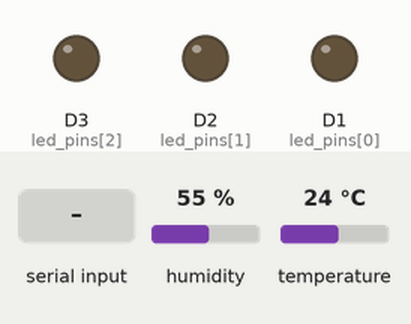
Recording of a sketch running on a simulated ESP8266 (NodeMCU). Shown: output pins drawn as LEDs (lit = HIGH). The test bench sets the inputs (shaded band); at power-on: temperature 24 °C, humidity 55 %. WiFi joins after 1.5 s; servers stay silent unless stated; no MQTT or app messages arrive unless stated; what the sketch prints to the serial monitor is not drawn.

Above: at 2.3 s.
2.4 s: "1\n" received over Serial
3.9 s: "0\n" received over Serial
5.4 s: "2\n" received over Serial
7.9 s: temperature set to 33 °C
At 9.7 s:
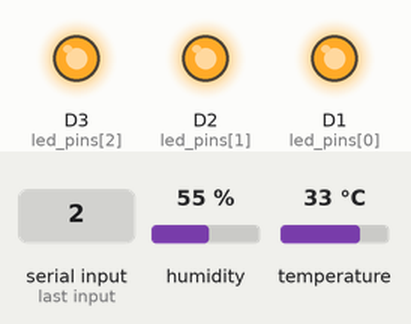
10.0 s: temperature set to 30 °C
At 11.2 s:
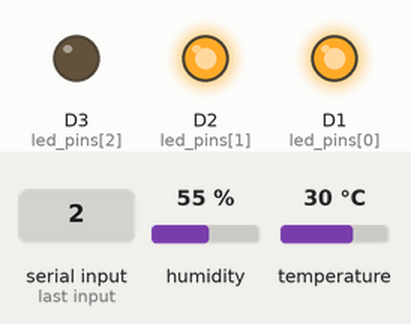
12.0 s: temperature set to 12 °C
At 13.7 s:
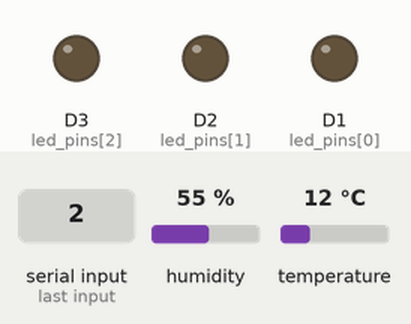
Timing chart, 0 to 15.0 s (numbered marks = the images above; inputs shaded):
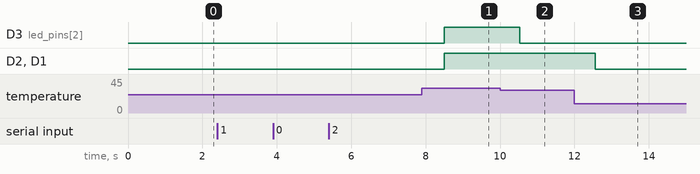

The sketch:

realtime_temp.ino
```cpp
#include <DHT.h>
#include <EEPROM.h>
#include <ESP8266WiFi.h>
#include <PubSubClient.h>
#include <Wire.h>
#include <stdlib.h>

#define dhtPin D7
#define DHTTYPE DHT11

DHT dht (dhtPin, DHTTYPE);

int led_pins[] = {D1, D2, D3};

float suhu() { return dht.readTemperature(); }
float kelembapan() { return dht.readHumidity(); }

const char* ssid = "Redmi Note 9";
const char* password = "Tasyacaca19";

const char* mqtt_server = "riset.revolusi-it.com";

WiFiClient espClient;
PubSubClient client(espClient);
String messages;

void konek_wifi()
{
  WiFi.begin(ssid, password);
  Serial.println();
  int i = 0;
  while (WiFi.status() != WL_CONNECTED)
  {
    delay(500);
    Serial.print(".");
    i++;
    if (i == 15) {
      Serial.println();
      i = 0;
    }
  }
  Serial.println("");
  Serial.println("WiFi connected"); // cetak wifi terkoneksi
}

void callback(char* topic, byte* payload, unsigned int length)
{
  // Mengambil Pesan dari mqqt server
  Serial.print("Pesan dari MQTT [");
  Serial.print(topic);
  Serial.print("] ");
  messages="";
  for (int i=0;i<length;i++) {
    char receivedChar = (char)payload[i];
    messages=messages+(char)payload[i]; // ambil pesannya masukkan dalam string
  }
  Serial.println(messages);
}

void reconnect(const char* clientId)
{
  // Ulang terus sampai terkoneksi
  while (!client.connected())
  {
    Serial.print("Menghubungkan [" + (String) clientId + "] ke MQTT Server : "+(String)mqtt_server);
    // Attempt to connect
    if (client.connect(clientId)) {
      Serial.println(" [CONNECTED]");
    }
    else  {
      Serial.print("failed, rc=");
      Serial.print(client.state());
      Serial.println(" coba lagi dalam 3 detik...");
      delay(3000);
    }
  }
}

void SendMessages(const char* topic, String msg) {
  char attributes[100];
  msg.toCharArray(attributes, 100);
  client.publish(topic,attributes,true);
  Serial.print("[");
  Serial.print(topic);
  Serial.print("] : ");
  Serial.print(msg);
  Serial.println(" [TERKIRIM]");
}

void GetMessages(const char* topic){
  client.subscribe(topic);
}

void LevelIndicator(int level){
  if (level == 0) {
    digitalWrite(led_pins[0], LOW);
    digitalWrite(led_pins[1], LOW);
    digitalWrite(led_pins[2], LOW);
  }
  if (level == 1) {
    digitalWrite(led_pins[0], HIGH);
    digitalWrite(led_pins[1], LOW);
    digitalWrite(led_pins[2], LOW);
  }
  if (level == 2) {
    digitalWrite(led_pins[0], HIGH);
    digitalWrite(led_pins[1], HIGH);
    digitalWrite(led_pins[2], LOW);
  }
  if (level == 3) {
    digitalWrite(led_pins[0], HIGH);
    digitalWrite(led_pins[1], HIGH);
    digitalWrite(led_pins[2], HIGH);
  }
}

const char * StringToChar(String str) {
  return str.c_str();
}

void setup() {
  Serial.begin(9600);
  Serial.setTimeout(15000);
  dht.begin(); // Memulai Sensor DHT11
  client.setServer(mqtt_server, 1883); // sambungkan client ke mqtt
  client.setCallback(callback); // interaksi callback

  for (int i = 0; i < sizeof(led_pins); i++) {
    pinMode(led_pins[i], OUTPUT);
  }
}

String id = "";
String topik_suhu = "";
String topik_kelem = "";
void loop() {
  if(WiFi.status() != WL_CONNECTED) { konek_wifi(); } // jika tidak konek wifi maka di reconnect

  if (!client.connected()) {
    Serial.println("Timeout 15 Seconds");
    Serial.print("Input ClientID: ");
    id = Serial.readStringUntil('\n');
    Serial.println(id);
    Serial.print("Input Topic Suhu: ");
    topik_suhu = Serial.readStringUntil('\n');
    Serial.println(topik_suhu);
    Serial.print("Input Topic Kelembapan: ");
    topik_kelem = Serial.readStringUntil('\n');
    Serial.println(topik_kelem);

    if (id == "") {
      reconnect("G_211_19_0106/G_211_19_0131");
    }
    else {
      reconnect(StringToChar(id));
    }
  }
  else {
    float s = suhu();
    float k = kelembapan();

    Serial.println();
    if (topik_suhu == "") {
      SendMessages("iot/G_211_19_0106/G_211_19_0131", (String) s);
    }
    else {
      SendMessages(StringToChar(topik_suhu), (String) s);
    }
    if (topik_kelem == "") {
      SendMessages("iot/G_211_19_0106/G_211_19_0131-1", (String) k);
    }
    else {
      SendMessages(StringToChar(topik_kelem), (String) k);
    }

    if (s > 31) {
      LevelIndicator(3);
    }
    else if (s >= 30) {
      LevelIndicator(2);
    }
    else if (s >= 29) {
      LevelIndicator(1);
    }
    else {
      LevelIndicator(0);
    }
  }

  client.loop();
  delay(1000);
}
```

Measured:
- the behaviour switches between 32 and 31 °C on temperature (found by bisection; images 1 and 2)
- after the input at 2.4 s, every drawn part: stays the same
- after the input at 3.9 s, every drawn part: stays the same
- after the input at 5.4 s, every drawn part: stays the same
- after the input at 7.9 s, D3 (led_pins[2]), D2 (led_pins[1]), D1 (led_pins[0]): LOW → HIGH after 0.60 s
- after the input at 10.0 s, D3 (led_pins[2]): HIGH → LOW after 0.53 s
- after the input at 12.0 s, D2 (led_pins[1]), D1 (led_pins[0]): HIGH → LOW after 0.56 s
